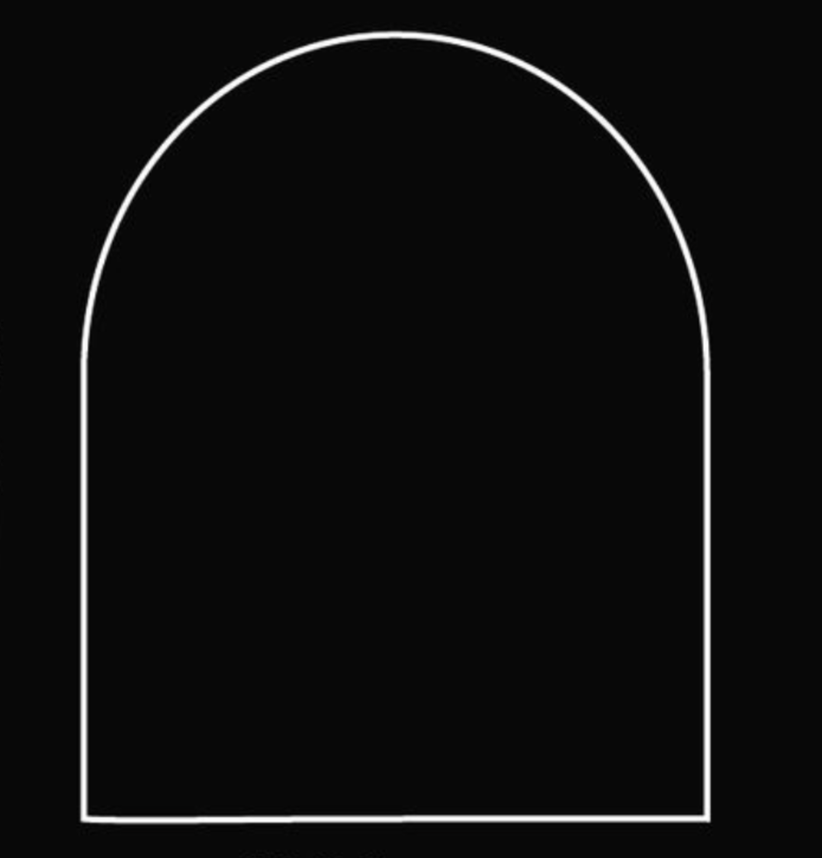
#> input picture house_diffusion/2d-sdf-net/shapes/raw_images/circ_rect.png, 822 x 858 px, shrunk from 1388 x 1448 before the run
$ python test_vertices.py
#> lines starting #> are read from the running program, lines starting #| are printed output that depends on the picture; after the words box and inside, x2 and y2 are one past the last pixel; in counts of white or black regions, pixels touching at a corner belong together
import cv2
import numpy as np

# Read the image
img_path = '../shapes/raw_images/circ_rect.png'
image = cv2.imread(img_path)
#> image is the input picture: shape (858, 822, 3); mean B, G, R 13.4, 13.4, 13.4
out_path = '../shapes/raw/'
width, height, channels = image.shape
#> width = 858; height = 822; channels = 3

# Convert the image to grayscale
gray = cv2.cvtColor(image, cv2.COLOR_BGR2GRAY)

# Threshold to obtain binary image
_, binary = cv2.threshold(gray, 240, 255, cv2.THRESH_BINARY)
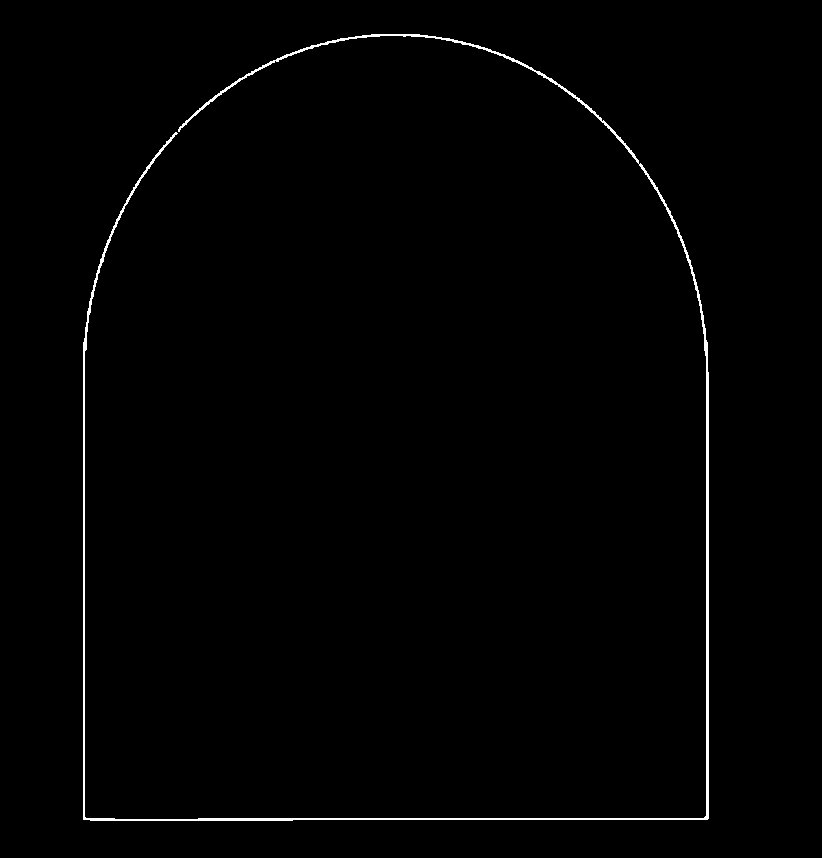
#> binary: shape (858, 822); 0.88% white in thin lines or dots, all inside (x1, y1, x2, y2) = (83, 34, 709, 821)

# Find contours
contours, _ = cv2.findContours(binary, cv2.RETR_EXTERNAL, cv2.CHAIN_APPROX_SIMPLE)
#> contours = 1 contour; box (x1, y1, x2, y2) and area: (83, 34, 709, 821) 3772

pts = []
# Iterate through contours
for contour in contours:
    # Approximate polygonal curve
    epsilon = 0.01 * cv2.arcLength(contour, True)
    approx = cv2.approxPolyDP(contour, epsilon, True)

    # Optional: Filter out small contours based on area
    if cv2.contourArea(approx) < 100:
        continue

    # Get coordinates of the polygonal curve
    pts = np.squeeze(approx).tolist()
    print("Coordinates of the polygon:", pts)

    # Draw contour on original image for visualization
    cv2.drawContours(image, [approx], 0, (0, 255, 0), 2)
#> this loop made 1 pass
#> epsilon on pass 1: 52.07
#| Coordinates of the polygon: [[178, 131], [460, 42], [647, 175], [706, 815], [84, 816], [88, 315], [175, 132], [87, 311], [83, 819], [707, 819], [657, 187], [478, 45]]
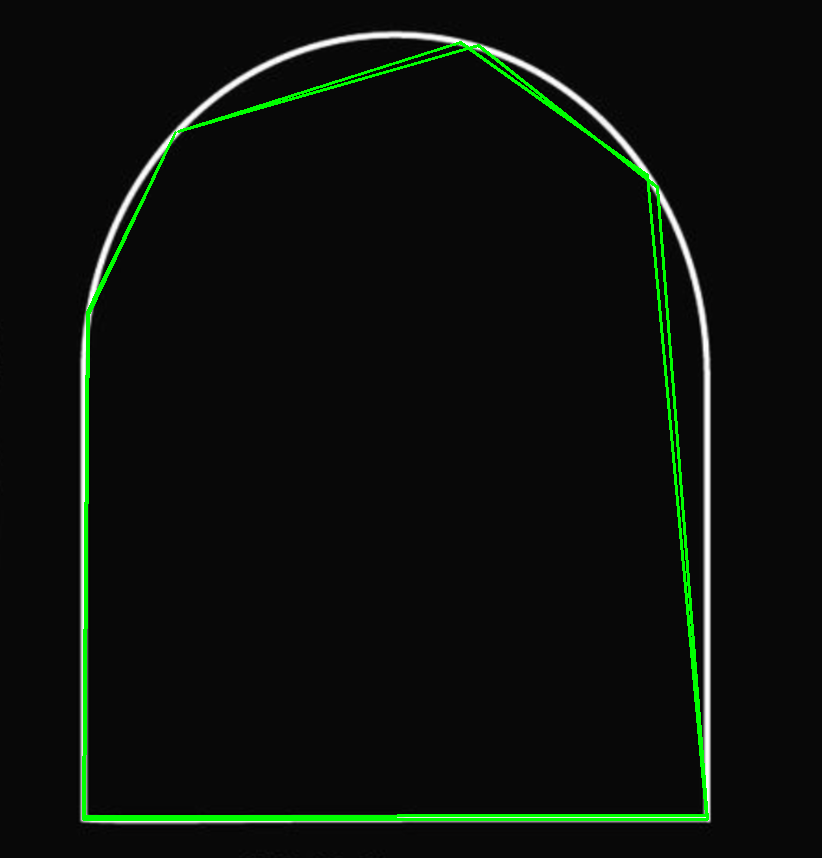
#> image: shape (858, 822, 3); 1.84% of pixels changed, all inside (x1, y1, x2, y2) = (82, 41, 709, 821)

# Show the result
cv2.imshow('Result', image)
cv2.waitKey(0)
cv2.destroyAllWindows()

f = open(f'{out_path}/circ_rect_without_ed', 'w')
for point in pts:
    # Normalize (x,y) to (0,1)
    x = (np.double(point[0]) / width)
    y = (np.double(point[1]) / height)
    f.write(f'{x} {y}\n')
#> this loop made 12 passes
#> (point, x, y) on passes 1 to 12: ([178, 131], 0.207, 0.159), ([460, 42], 0.536, 0.0511), ([647, 175], 0.754, 0.213), ([706, 815], 0.823, 0.991), ([84, 816], 0.0979, 0.993), ([88, 315], 0.103, 0.383), ([175, 132], 0.204, 0.161), ([87, 311], 0.101, 0.378), ([83, 819], 0.0967, 0.996), ([707, 819], 0.824, 0.996), ([657, 187], 0.766, 0.227), ([478, 45], 0.557, 0.0547)
f.close()

$ run again, with house_diffusion/2d-sdf-net/shapes/raw_images/omega.png copied over house_diffusion/2d-sdf-net/shapes/raw_images/circ_rect.png
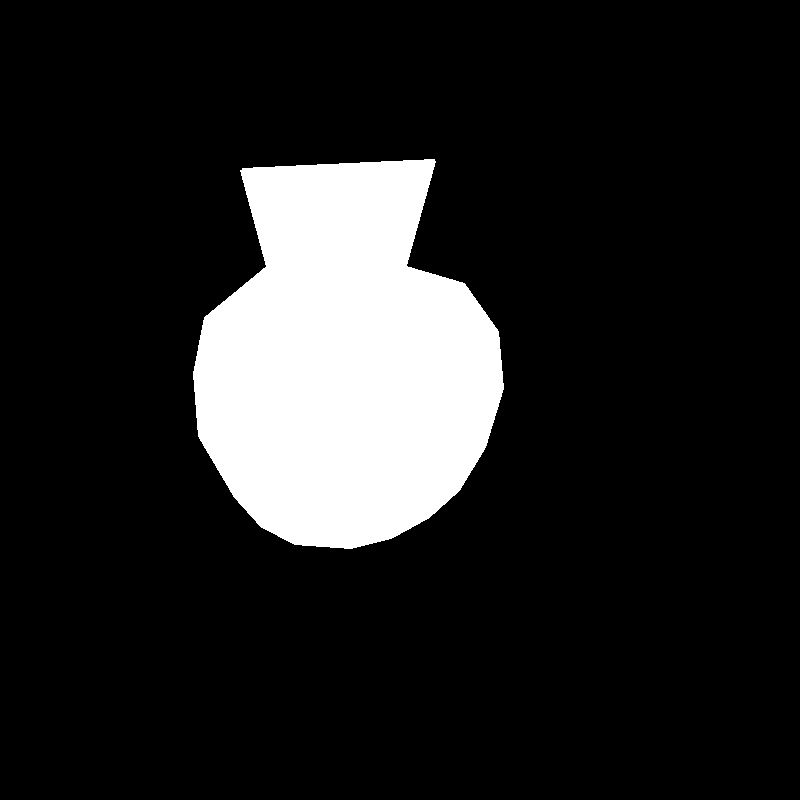
#> input picture house_diffusion/2d-sdf-net/shapes/raw_images/omega.png, 800 x 800 px
#> image is the input picture: shape (800, 800, 3); 13.8% white; 1 white region, box (x1, y1, x2, y2) and area: (193, 159, 504, 549) 88485
#> gray: shape (800, 800); 13.8% white; 1 white region
#> contours = 1 contour; box (x1, y1, x2, y2) and area: (193, 159, 504, 549) 87918
#> the loop `for contour in contours:` made 1 pass
#> epsilon on pass 1: 12.88
#> (printed output is left out)
#> after the loop `for contour in contours:`:
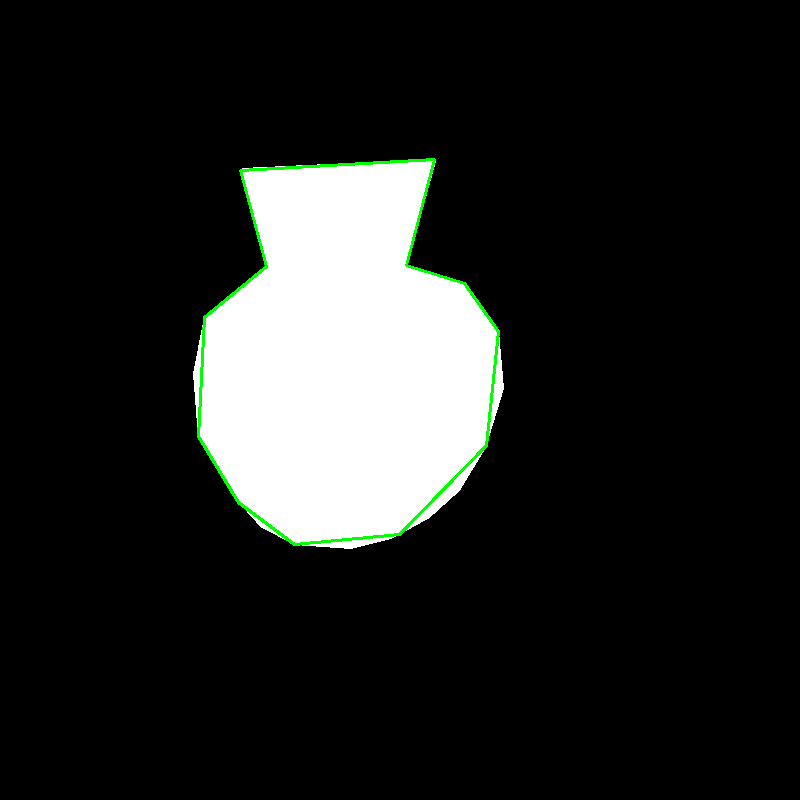
#> image: shape (800, 800, 3); 0.58% of pixels changed, all inside (x1, y1, x2, y2) = (197, 158, 500, 546)
#> the loop `for point in pts:` made 12 passes
#> (point, x, y) on passes 1 to 8: ([434, 159], 0.542, 0.199), ([240, 170], 0.3, 0.212), ([266, 266], 0.333, 0.333), ([204, 317], 0.255, 0.396), ([198, 436], 0.247, 0.545), ([238, 502], 0.297, 0.627), ([294, 544], 0.367, 0.68), ([399, 534], 0.499, 0.667)

$ run again, with house_diffusion/2d-sdf-net/shapes/raw_images/quarter_circle.png copied over house_diffusion/2d-sdf-net/shapes/raw_images/circ_rect.png
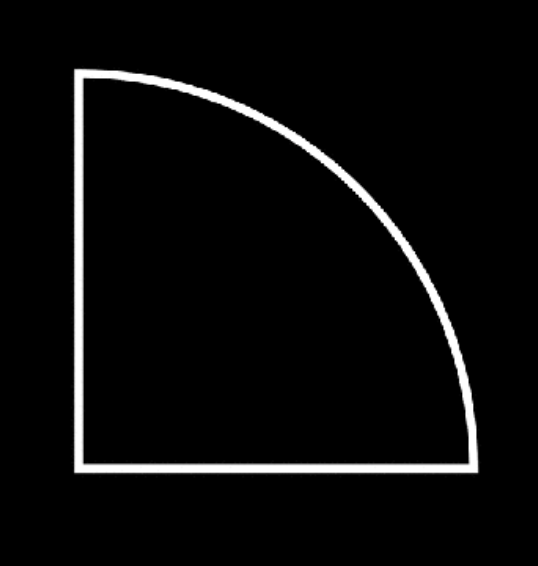
#> input picture house_diffusion/2d-sdf-net/shapes/raw_images/quarter_circle.png, 538 x 566 px
#> image is the input picture: shape (566, 538, 3); mean B, G, R 10.5, 10.5, 10.5
#> `_, binary = cv2.threshold(gray, 240, 255, cv2.THRESH_BINARY)`:
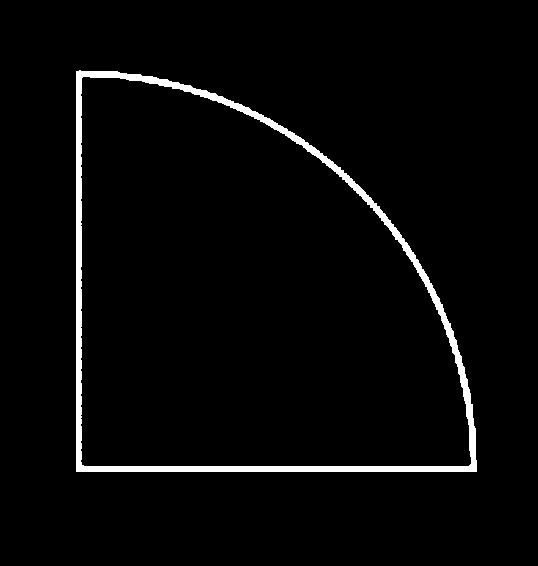
#> binary: shape (566, 538); 2.9% white; 1 white region
#> contours = 1 contour; box (x1, y1, x2, y2) and area: (76, 70, 477, 472) 126395
#> the loop `for contour in contours:` made 1 pass
#> epsilon on pass 1: 14.87
#> (printed output is left out)
#> after the loop `for contour in contours:`:
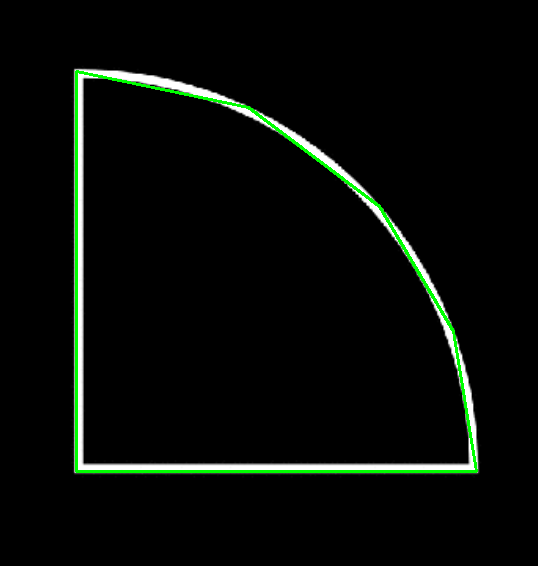
#> image: shape (566, 538, 3); 1.43% of pixels changed, all inside (x1, y1, x2, y2) = (75, 70, 478, 473)
#> the loop `for point in pts:` made 6 passes
#> (point, x, y) on passes 1 to 6: ([76, 71], 0.134, 0.132), ([76, 471], 0.134, 0.875), ([476, 471], 0.841, 0.875), ([453, 331], 0.8, 0.615), ([379, 206], 0.67, 0.383), ([248, 107], 0.438, 0.199)
